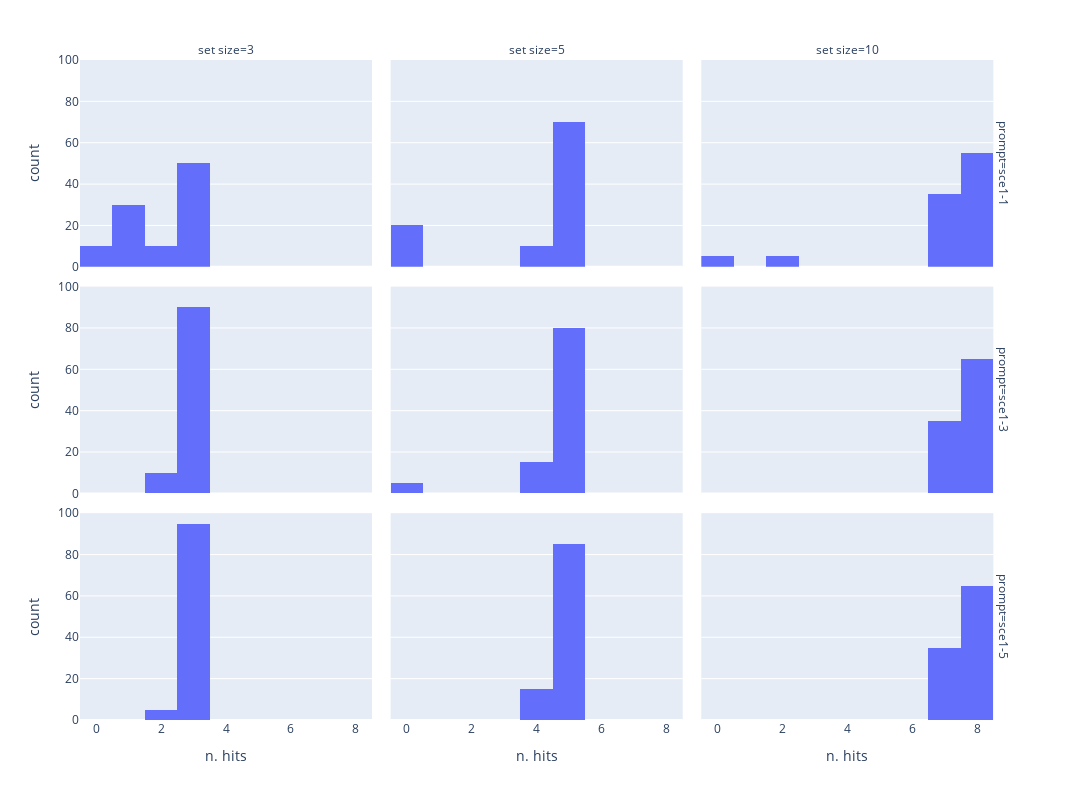

Write notebook code for a chart like this one.
### Code cell
num_beams = 3
selection = (df1.num_beams == num_beams) & (df1.list == "nonsemantic")
data = df1.loc[selection, :].copy()
fig = px.histogram(data, x="n_correct", facet_row="prompt", facet_col="len", 
                   histnorm="percent", hover_name="string",
                   labels={"count": "percent", "n_correct": "n. hits",
                   "prompt_": "", "len": "set size"},
                   width=1500, height=800,)
fig.show()

### Figure 1 — Plotly figure (JSON) as saved in the notebook; plotly's stock layout.template omitted (floating-point values rounded to 4 significant figures)
{"data": [{"alignmentgroup": "True", "bingroup": "x", "histnorm": "percent", "hovertemplate": "prompt=sce1-1<br>set size=3<br>n. hits=%{x}<br>count=%{y}<extra></extra>", "legendgroup": "", "marker": {"color": "#636efa"}, "name": "", "offsetgroup": "", "orientation": "v", "showlegend": false, "type": "histogram", "x": [3, 3, 3, 1, 1, 2, 1, 3, 0, 1, 3, 1, 3, 3, 2, 0, 3, 3, 3, 1], "xaxis": "x7", "yaxis": "y7"}, {"alignmentgroup": "True", "bingroup": "x", "histnorm": "percent", "hovertemplate": "prompt=sce1-1<br>set size=5<br>n. hits=%{x}<br>count=%{y}<extra></extra>", "legendgroup": "", "marker": {"color": "#636efa"}, "name": "", "offsetgroup": "", "orientation": "v", "showlegend": false, "type": "histogram", "x": [5, 5, 0, 0, 5, 5, 5, 5, 4, 5, 4, 5, 5, 0, 5, 5, 5, 5, 5, 0], "xaxis": "x8", "yaxis": "y8"}, {"alignmentgroup": "True", "bingroup": "x", "histnorm": "percent", "hovertemplate": "prompt=sce1-1<br>set size=10<br>n. hits=%{x}<br>count=%{y}<extra></extra>", "legendgroup": "", "marker": {"color": "#636efa"}, "name": "", "offsetgroup": "", "orientation": "v", "showlegend": false, "type": "histogram", "x": [8, 8, 7, 7, 7, 8, 7, 7, 8, 7, 8, 8, 8, 8, 8, 8, 2, 0, 8, 7], "xaxis": "x9", "yaxis": "y9"}, {"alignmentgroup": "True", "bingroup": "x", "histnorm": "percent", "hovertemplate": "prompt=sce1-3<br>set size=3<br>n. hits=%{x}<br>count=%{y}<extra></extra>", "legendgroup": "", "marker": {"color": "#636efa"}, "name": "", "offsetgroup": "", "orientation": "v", "showlegend": false, "type": "histogram", "x": [3, 3, 3, 3, 3, 2, 2, 3, 3, 3, 3, 3, 3, 3, 3, 3, 3, 3, 3, 3], "xaxis": "x4", "yaxis": "y4"}, {"alignmentgroup": "True", "bingroup": "x", "histnorm": "percent", "hovertemplate": "prompt=sce1-3<br>set size=5<br>n. hits=%{x}<br>count=%{y}<extra></extra>", "legendgroup": "", "marker": {"color": "#636efa"}, "name": "", "offsetgroup": "", "orientation": "v", "showlegend": false, "type": "histogram", "x": [5, 5, 0, 5, 5, 4, 5, 5, 4, 5, 4, 5, 5, 5, 5, 5, 5, 5, 5, 5], "xaxis": "x5", "yaxis": "y5"}, {"alignmentgroup": "True", "bingroup": "x", "histnorm": "percent", "hovertemplate": "prompt=sce1-3<br>set size=10<br>n. hits=%{x}<br>count=%{y}<extra></extra>", "legendgroup": "", "marker": {"color": "#636efa"}, "name": "", "offsetgroup": "", "orientation": "v", "showlegend": false, "type": "histogram", "x": [8, 8, 7, 7, 7, 8, 7, 7, 8, 7, 8, 8, 8, 8, 8, 8, 8, 8, 8, 7], "xaxis": "x6", "yaxis": "y6"}, {"alignmentgroup": "True", "bingroup": "x", "histnorm": "percent", "hovertemplate": "prompt=sce1-5<br>set size=3<br>n. hits=%{x}<br>count=%{y}<extra></extra>", "legendgroup": "", "marker": {"color": "#636efa"}, "name": "", "offsetgroup": "", "orientation": "v", "showlegend": false, "type": "histogram", "x": [3, 3, 3, 3, 3, 3, 2, 3, 3, 3, 3, 3, 3, 3, 3, 3, 3, 3, 3, 3], "xaxis": "x", "yaxis": "y"}, {"alignmentgroup": "True", "bingroup": "x", "histnorm": "percent", "hovertemplate": "prompt=sce1-5<br>set size=5<br>n. hits=%{x}<br>count=%{y}<extra></extra>", "legendgroup": "", "marker": {"color": "#636efa"}, "name": "", "offsetgroup": "", "orientation": "v", "showlegend": false, "type": "histogram", "x": [5, 5, 5, 5, 5, 4, 5, 5, 4, 5, 4, 5, 5, 5, 5, 5, 5, 5, 5, 5], "xaxis": "x2", "yaxis": "y2"}, {"alignmentgroup": "True", "bingroup": "x", "histnorm": "percent", "hovertemplate": "prompt=sce1-5<br>set size=10<br>n. hits=%{x}<br>count=%{y}<extra></extra>", "legendgroup": "", "marker": {"color": "#636efa"}, "name": "", "offsetgroup": "", "orientation": "v", "showlegend": false, "type": "histogram", "x": [8, 8, 7, 7, 7, 8, 7, 7, 8, 7, 8, 8, 8, 8, 8, 8, 8, 8, 8, 7], "xaxis": "x3", "yaxis": "y3"}], "layout": {"annotations": [{"font": {}, "showarrow": false, "text": "set size=3", "x": 0.1567, "xanchor": "center", "xref": "paper", "y": 1.0, "yanchor": "bottom", "yref": "paper"}, {"font": {}, "showarrow": false, "text": "set size=5", "x": 0.49, "xanchor": "center", "xref": "paper", "y": 1.0, "yanchor": "bottom", "yref": "paper"}, {"font": {}, "showarrow": false, "text": "set size=10", "x": 0.8233, "xanchor": "center", "xref": "paper", "y": 1.0, "yanchor": "bottom", "yref": "paper"}, {"font": {}, "showarrow": false, "text": "prompt=sce1-5", "textangle": 90, "x": 0.98, "xanchor": "left", "xref": "paper", "y": 0.1567, "yanchor": "middle", "yref": "paper"}, {"font": {}, "showarrow": false, "text": "prompt=sce1-3", "textangle": 90, "x": 0.98, "xanchor": "left", "xref": "paper", "y": 0.5, "yanchor": "middle", "yref": "paper"}, {"font": {}, "showarrow": false, "text": "prompt=sce1-1", "textangle": 90, "x": 0.98, "xanchor": "left", "xref": "paper", "y": 0.8433, "yanchor": "middle", "yref": "paper"}], "barmode": "relative", "height": 800, "legend": {"tracegroupgap": 0}, "margin": {"t": 60}, "width": 1500, "xaxis": {"anchor": "y", "autorange": true, "domain": [0, 0.3133], "range": [-0.5, 8.5], "title": {"text": "n. hits"}, "type": "linear"}, "xaxis2": {"anchor": "y2", "autorange": true, "domain": [0.3333, 0.6467], "matches": "x", "range": [-0.5, 8.5], "title": {"text": "n. hits"}, "type": "linear"}, "xaxis3": {"anchor": "y3", "autorange": true, "domain": [0.6667, 0.98], "matches": "x", "range": [-0.5, 8.5], "title": {"text": "n. hits"}, "type": "linear"}, "xaxis4": {"anchor": "y4", "autorange": true, "domain": [0, 0.3133], "matches": "x", "range": [-0.5, 8.5], "showticklabels": false, "type": "linear"}, "xaxis5": {"anchor": "y5", "autorange": true, "domain": [0.3333, 0.6467], "matches": "x", "range": [-0.5, 8.5], "showticklabels": false, "type": "linear"}, "xaxis6": {"anchor": "y6", "autorange": true, "domain": [0.6667, 0.98], "matches": "x", "range": [-0.5, 8.5], "showticklabels": false, "type": "linear"}, "xaxis7": {"anchor": "y7", "autorange": true, "domain": [0, 0.3133], "matches": "x", "range": [-0.5, 8.5], "showticklabels": false, "type": "linear"}, "xaxis8": {"anchor": "y8", "autorange": true, "domain": [0.3333, 0.6467], "matches": "x", "range": [-0.5, 8.5], "showticklabels": false, "type": "linear"}, "xaxis9": {"anchor": "y9", "autorange": true, "domain": [0.6667, 0.98], "matches": "x", "range": [-0.5, 8.5], "showticklabels": false, "type": "linear"}, "yaxis": {"anchor": "x", "autorange": true, "domain": [0, 0.3133], "range": [0, 100], "title": {"text": "count"}}, "yaxis2": {"anchor": "x2", "autorange": true, "domain": [0, 0.3133], "matches": "y", "range": [0, 100], "showticklabels": false}, "yaxis3": {"anchor": "x3", "autorange": true, "domain": [0, 0.3133], "matches": "y", "range": [0, 100], "showticklabels": false}, "yaxis4": {"anchor": "x4", "autorange": true, "domain": [0.3433, 0.6567], "matches": "y", "range": [0, 100], "title": {"text": "count"}}, "yaxis5": {"anchor": "x5", "autorange": true, "domain": [0.3433, 0.6567], "matches": "y", "range": [0, 100], "showticklabels": false}, "yaxis6": {"anchor": "x6", "autorange": true, "domain": [0.3433, 0.6567], "matches": "y", "range": [0, 100], "showticklabels": false}, "yaxis7": {"anchor": "x7", "autorange": true, "domain": [0.6867, 1.0], "matches": "y", "range": [0, 100], "title": {"text": "count"}}, "yaxis8": {"anchor": "x8", "autorange": true, "domain": [0.6867, 1.0], "matches": "y", "range": [0, 100], "showticklabels": false}, "yaxis9": {"anchor": "x9", "autorange": true, "domain": [0.6867, 1.0], "matches": "y", "range": [0, 100], "showticklabels": false}}}
